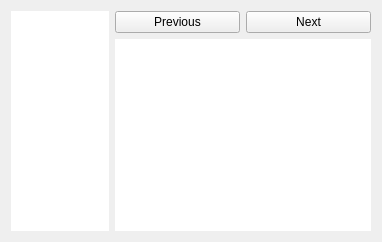
            <widget class="QWidget" name="uv_editor">
             <property name="sizePolicy">
              <sizepolicy hsizetype="Expanding" vsizetype="Expanding">
               <horstretch>0</horstretch>
               <verstretch>0</verstretch>
              </sizepolicy>
             </property>
             <property name="layoutDirection">
              <enum>Qt::LeftToRight</enum>
             </property>
             <property name="autoFillBackground">
              <bool>false</bool>
             </property>
             <attribute name="title">
              <string>UV editor</string>
             </attribute>
             <layout class="QGridLayout" name="gridLayout_17">
              <item row="0" column="2">
               <layout class="QGridLayout" name="gridLayout_14">
                <property name="sizeConstraint">
                 <enum>QLayout::SetDefaultConstraint</enum>
                </property>
                <item row="1" column="1">
                 <widget class="MeshListView" name="meshes_list">
                  <property name="toolTip">
                   <string>&lt;html&gt;&lt;head/&gt;&lt;body&gt;&lt;p&gt;List all meshes names in the 3D model&lt;/p&gt;&lt;/body&gt;&lt;/html&gt;</string>
                  </property>
                  <property name="frameShape">
                   <enum>QFrame::NoFrame</enum>
                  </property>
                 </widget>
                </item>
                <item row="0" column="1">
                 <layout class="QGridLayout" name="gridLayout_8">
                  <item row="0" column="1">
                   <widget class="QPushButton" name="next_mesh_button">
                    <property name="sizePolicy">
                     <sizepolicy hsizetype="Minimum" vsizetype="Minimum">
                      <horstretch>0</horstretch>
                      <verstretch>0</verstretch>
                     </sizepolicy>
                    </property>
                    <property name="text">
                     <string>Next</string>
                    </property>
                   </widget>
                  </item>
                  <item row="0" column="0">
                   <widget class="QPushButton" name="previous_mesh_button">
                    <property name="sizePolicy">
                     <sizepolicy hsizetype="Minimum" vsizetype="Minimum">
                      <horstretch>0</horstretch>
                      <verstretch>0</verstretch>
                     </sizepolicy>
                    </property>
                    <property name="text">
                     <string>Previous</string>
                    </property>
                    <property name="default">
                     <bool>false</bool>
                    </property>
                   </widget>
                  </item>
                 </layout>
                </item>
               </layout>
              </item>
              <item row="0" column="0">
               <layout class="QGridLayout" name="gridLayout_15">
                <property name="sizeConstraint">
                 <enum>QLayout::SetDefaultConstraint</enum>
                </property>
                <item row="0" column="1">
                 <widget class="QGraphicsView" name="uv_projection">
                  <property name="sizePolicy">
                   <sizepolicy hsizetype="Expanding" vsizetype="Expanding">
                    <horstretch>0</horstretch>
                    <verstretch>0</verstretch>
                   </sizepolicy>
                  </property>
                  <property name="frameShape">
                   <enum>QFrame::NoFrame</enum>
                  </property>
                  <property name="sizeAdjustPolicy">
                   <enum>QAbstractScrollArea::AdjustToContentsOnFirstShow</enum>
                  </property>
                  <property name="cacheMode">
                   <set>QGraphicsView::CacheNone</set>
                  </property>
                  <property name="resizeAnchor">
                   <enum>QGraphicsView::AnchorViewCenter</enum>
                  </property>
                 </widget>
                </item>
               </layout>
              </item>
             </layout>
            </widget>
